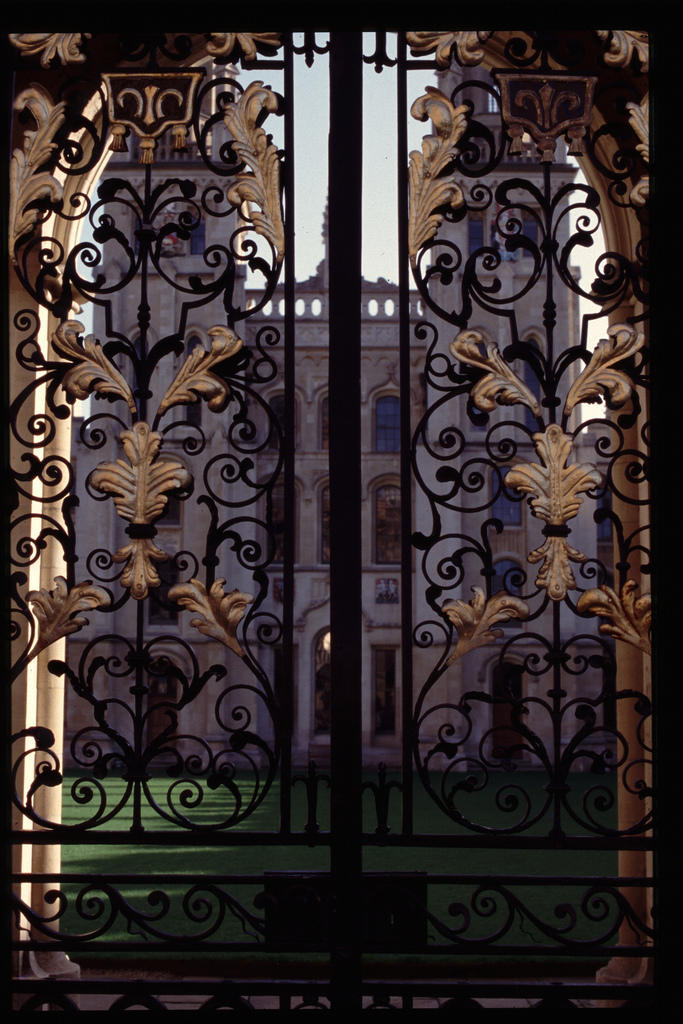
#> input picture API_Backend/Data/all_souls_000000.jpg, 683 x 1024 px; its folder holds only this picture in this run
$ python check_index.py
#> lines starting #> are read from the running program, lines starting #| are printed output that depends on the picture; after the words box and inside, x2 and y2 are one past the last pixel; in counts of white or black regions, pixels touching at a corner belong together
### colordescriptor.py
import cv2
import numpy as np

import imutils


class ColorDescriptor:
    def __init__(self, bins):
        self.bins = bins

    def describe(self, image):
        image = cv2.cvtColor(image, cv2.COLOR_BGR2HSV)
        features = []

        (h, w) = image.shape[:2]
        (cX, cY) = (int(w * 0.5), int(h * 0.5))

        segments = [(0, cX, 0, cY), (cX, w, 0, cY), (cX, w, cY, h),
                    (0, cX, cY, h)]

        (axesX, axesY) = (int(w * 0.75), int(h * 0.75))
        rectmask = np.zeros(image.shape[:2], dtype="uint8")
        cv2.rectangle(rectmask, (cX, cY), (axesX, axesY), 255, -1)

        for (startX, endX, startY, endY) in segments:
            cornerMask = np.zeros(image.shape[:2], dtype="uint8")
            cv2.rectangle(cornerMask, (startX, startY), (endX, endY), 255, -1)
            cornerMask = cv2.subtract(cornerMask, rectmask)

            hist = self.histogram(image, cornerMask)
            features.extend(hist)

        hist = self.histogram(image, rectmask)
        features.extend(hist)
        return features

    def histogram(self, image, mask):
        hist = cv2.calcHist([image], [0, 1, 2], mask, self.bins,
                            [0, 180, 0, 256, 0, 256])
        hist = cv2.normalize(hist, hist).flatten()
        return hist

### edge.py
from math import sqrt

import cv2
import imutils
import numpy as np


class Edge:
    def __init__(self):
        self.edge_kernels = np.array([
            [  # vertical
                [1, -1], [1, -1]],
            [  # horizontal
                [1, 1], [-1, -1]],
            [  # 45 diagonal
                [sqrt(2), 0], [0, -sqrt(2)]],
            [  # 135 diagnol
                [0, sqrt(2)], [-sqrt(2), 0]],
            [  # non-directional
                [2, -2], [-2, 2]]])

        self.stride = (1, 1)
        self.n_slice = 10

    def _conv(self, img, stride, kernels, normalize=True):
        H, W, C = img.shape
        conv_kernels = np.expand_dims(kernels, axis=3)
        conv_kernels = np.tile(conv_kernels, (1, 1, 1, C))
        assert list(conv_kernels.shape) == list(
            kernels.shape) + [C]  # check kernels size

        sh, sw = stride
        kn, kh, kw, kc = conv_kernels.shape

        hh = int((H - kh) / sh + 1)
        ww = int((W - kw) / sw + 1)

        hist = np.zeros(kn)

        for idx, k in enumerate(conv_kernels):
            for h in range(hh):
                hs = int(h*sh)
                he = int(h*sh + kh)
                for w in range(ww):
                    ws = w*sw
                    we = w*sw + kw
                    # element-wise product
                    hist[idx] += np.sum(img[hs:he, ws:we] * k)

        if normalize:
            hist /= np.sum(hist)

        return hist


    def describe(self, img):
        height, width, channel = img.shape
        hist = np.zeros((self.n_slice, self.n_slice,
                         self.edge_kernels.shape[0]))
        h_silce = np.around(np.linspace(
            0, height, self.n_slice+1, endpoint=True)).astype(int)
        w_slice = np.around(np.linspace(
            0, width, self.n_slice+1, endpoint=True)).astype(int)

        for hs in range(len(h_silce)-1):
            for ws in range(len(w_slice)-1):
                img_r = img[h_silce[hs]:h_silce[hs+1], w_slice[ws]                            :w_slice[ws+1]]  # slice img to regions
                hist[hs][ws] = self._conv(
                    img_r, stride=self.stride, kernels=self.edge_kernels)

        hist /= np.sum(hist)
        return hist.flatten()

### check_index.py
import multiprocessing
from functools import partial
from glob import glob
from itertools import product
from os.path import basename, exists, join

import cv2

from colordescriptor import ColorDescriptor
from edge import Edge
from PathConfig import FilePaths

cd = ColorDescriptor((8, 12, 3))
ed = Edge()


def feature_extration(desc, imagePath):
    imageID = basename(imagePath)
    image = cv2.imread(imagePath)

    # describe the image
    features = desc.describe(image)

    # write the features to file
    features = [str(f) for f in features]
    return imageID, features


def index_fast(idx_file, desc):
    file_list = glob(join(FilePaths.dataset, '*'))
    with multiprocessing.Pool(processes=multiprocessing.cpu_count()-2) as pool:
        func = partial(feature_extration, desc)
        results = pool.starmap(func, product(file_list))
#> in feature_extration, image is the input picture: shape (1024, 683, 3); mean B, G, R 45.5, 45.9, 55.3
#> in describe, `image = cv2.cvtColor(image, cv2.COLOR_BGR2HSV)`: image: shape (1024, 683, 3); mean H, S, V 89.4, 84.1, 57.2
#> in describe, `cv2.rectangle(rectmask, (cX, cY), (axesX, axesY), 255, -1)`:
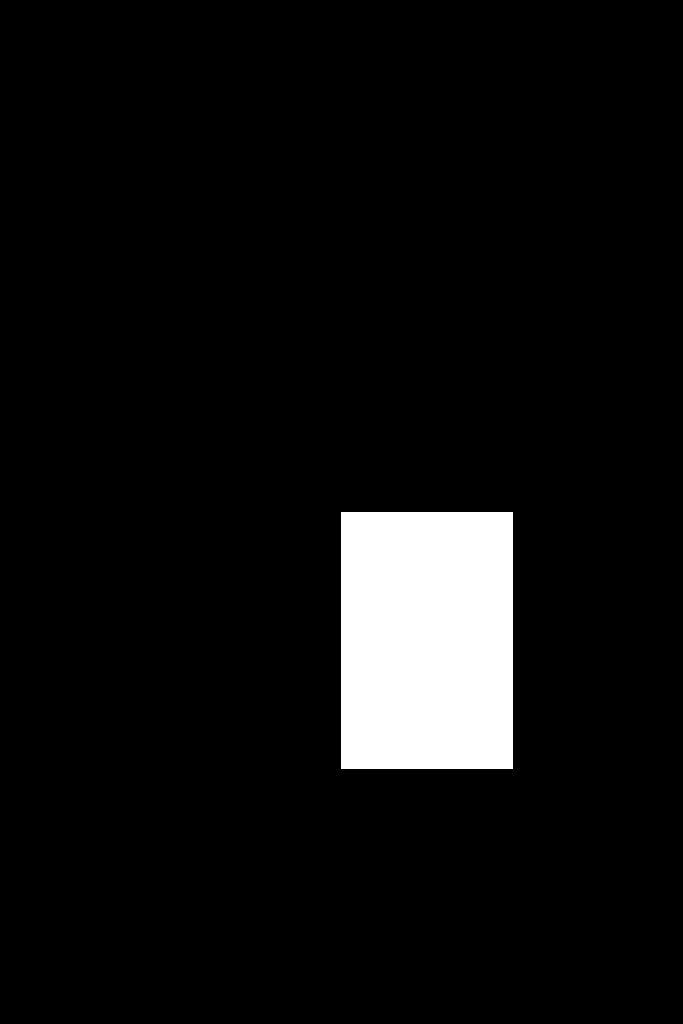
#> rectmask: shape (1024, 683); 6.3% white; 1 white region, box (x1, y1, x2, y2) and area: (341, 512, 513, 769) 44204
#> after the loop in describe, `for (startX, endX, startY, endY) in segments:`:
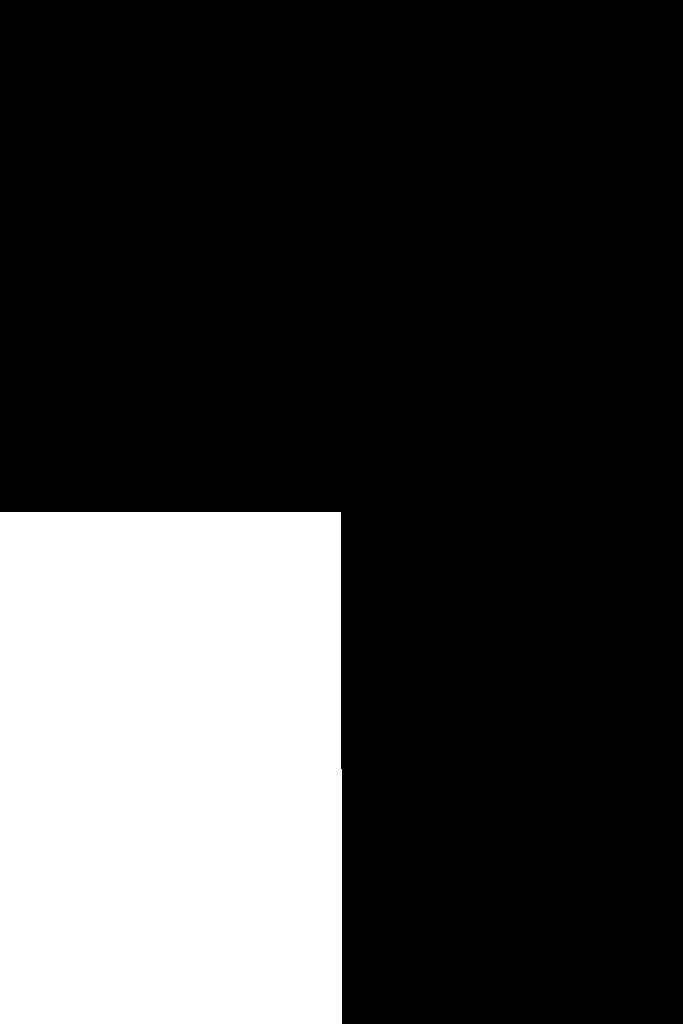
#> cornerMask: shape (1024, 683); 25% white; 1 white region, box (x1, y1, x2, y2) and area: (0, 512, 342, 1024) 174847
#> after the loop in describe, `for (startX, endX, startY, endY) in segments:`: features = 1152 values, max 0.794 at index 576, min 0 at index 23, mean 0.0182
#> in describe, `hist = self.histogram(image, rectmask)`: hist = 288 values, max 0.432 at index 261, min 0 at index 2, mean 0.0157
#> in feature_extration, `features = desc.describe(image)`: features = 1440 values, max 0.794 at index 576, min 0 at index 23, mean 0.0177
#> in feature_extration, `features = [str(f) for f in features]`: features = 1440 items, first 6: '0.3128174', '0.0049685747', '0.0038869802', '0.002568787', '0.053741727', '0.0143311275'
    for imageID, features in results:
        features = [str(f) for f in features]
        idx_file.write("%s,%s\n" % (imageID, ",".join(features)))


if __name__ == '__main__':
    assert exists(FilePaths.dataset)
    if not exists(FilePaths.color_index):
        print('extracting color features\n')
        idx_file = open(FilePaths.color_index, 'w')
        index_fast(idx_file, cd)
#> in index_fast, `results = pool.starmap(func, product(file_list))`: results = 1 item
#> the loop in index_fast, `for imageID, features in results:` made 1 pass
#> imageID on pass 1: 'all_souls_000000.jpg'
        idx_file.close()
    if not exists(FilePaths.edge_index):
        print('extracting color features\n')
        idx_file = open(FilePaths.edge_index, 'w')
        index_fast(idx_file, ed)
#> after the loop in describe, `for hs in range(len(h_silce)-1):`:
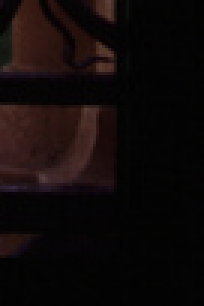
#> img_r: shape (102, 68, 3) (shown 3 times larger); mean B, G, R 9.1, 9.5, 15.7
#> the loop in index_fast (call 2), `for imageID, features in results:` made 1 pass
        idx_file.close()
